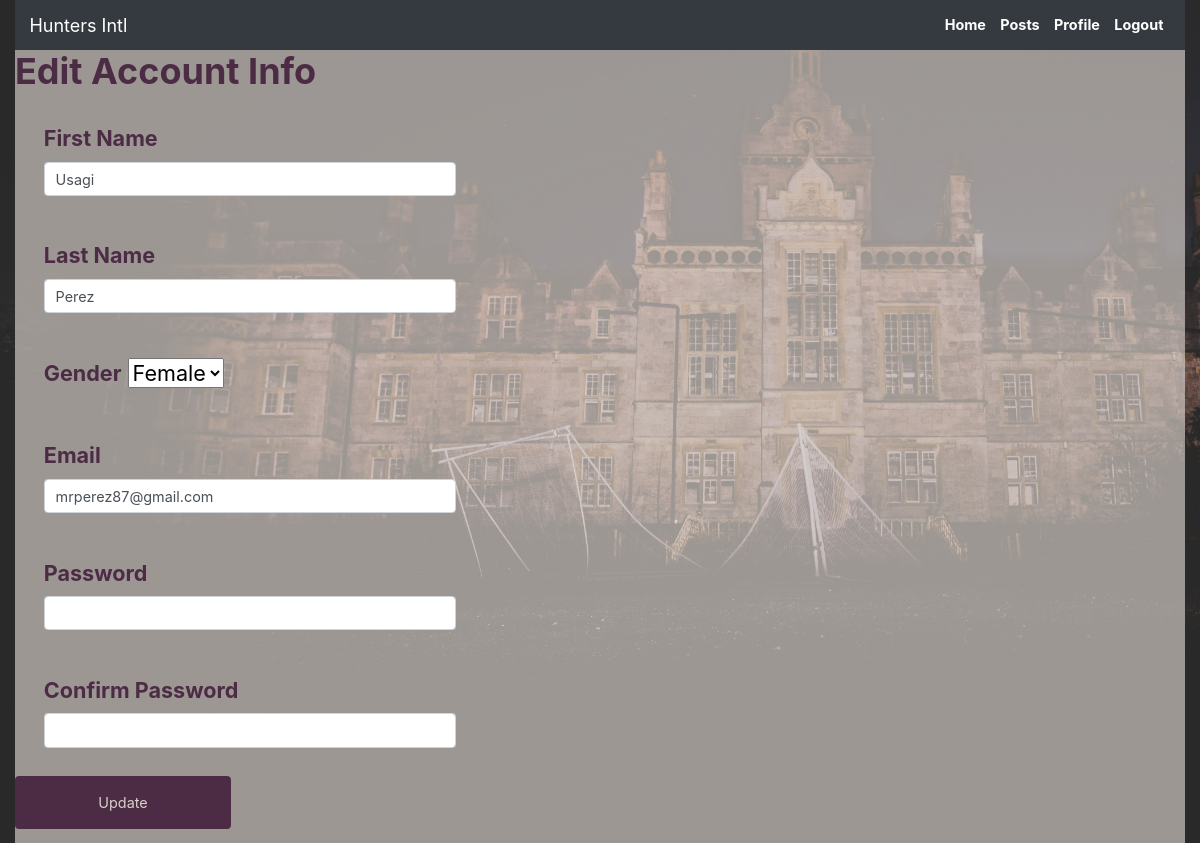
The page /edit_pg/3 on the database its author committed.
### hunter_app/models.py (models this page shows)
class User(models.Model):
    first_name = models.CharField(max_length=50)
    last_name = models.CharField(max_length=50)
    gender = models.CharField(max_length=6)
    email = models.CharField(max_length=255)
    password = models.CharField(max_length=255)
    confirm_pw = models.CharField(max_length=255)
    objects = UserManager()

### hunter_app/views.py (the view)
# urls.py: path('edit_pg/<int:id>', views.edit_pg),
def edit_pg(request,id):
    context = {
        'user': User.objects.get(id=id)
    }
    return render(request, 'edit.html', context)

### hunter_app/templates/edit.html (shortened to what this page needs)
<!DOCTYPE html>
<html lang="en">
<head>
    <link rel="stylesheet" href="https://cdn.jsdelivr.net/npm/bootstrap@4.6.0/dist/css/bootstrap.min.css">
    {% load static %}
    <link rel="stylesheet" href="{% static 'css/style.css' %}">
</head>
<body>
    <div class="container-fluid">
        <header>
            <nav class="navbar navbar-expand-lg navbar-dark bg-dark">
            <a class="navbar-brand" href="/success">Hunters Intl</a>
                <div class="collapse navbar-collapse" id="navbarNav">
                    <ul class="navbar-nav ml-auto">
                        <li class="nav-item">
                            <a class="nav-link active" aria-current="page" href="/user_profile/{{user.id}}"><b>Home</b></a>
                        </li>
                        <li class="nav-item">
                            <a class="nav-link active" aria-current="page" href="/success"><b>Posts</b></a>
                        </li>
                        <li class="nav-item">
                            <a class="nav-link active" aria-current="page" href="/edit_pg/{{user.id}}"><b>Profile</b></a>
                        </li>
                        <li class="nav-item">
                            <a class="nav-link active" aria-current="page" href="/logout"><b>Logout</b></a>
                        </li>
                    </ul>
                </div>
            </nav>
        </header>
        <div class="wrapper">
            <div class="row">
                <div class="col-5">
                    <h1>Edit Account Info</h1>
                    <form action="/edit/{{user.id}}" method="POST">
                        <div class="form-group">
                            <label for="first_name">First Name</label>
                            <input name="first_name" type="text" class="form-control" value="{{user.first_name}}">
                        </div>
                        <div class="form-group">
                            <label for="last_name">Last Name</label>
                            <input name="last_name" type="text" class="form-control" value="{{user.last_name}}">
                        </div>
                        <div class="form-group">
                            <label for="gender">Gender</label>
                            <select name="gender" class="gender">
                                <option value="{{user.gender}}">{{user.gender}}</option>
                            </select>
                        </div>
                        <div class="form-group">
                            <label for="email">Email</label>
                            <input name="email" type="text" class="form-control" value="{{user.email}}">
                        </div>
                        <div class="form-group">
                            <label for="password">Password</label>
                            <input name="password" type="password" class="form-control">
                        </div>
                        <div class="form-group">
                            <label for="confirm_password">Confirm Password</label>
                            <input name="confirm_password" type="password" class="form-control">
                        </div>
                        <div class="form_group">
                            <button class="btn btn-dark" type="submit">Update</button>
                        </div>
                    </form>
                </div>
            </div>
        </div>
    </div>
</body>
</html>

### hunter_app/static/css/style.css (style rules this page uses)
:root { font-family: 'Franklin Gothic Medium', 'Arial Narrow', Arial, sans-serif; font-size: 90%; color: #4c2c44; }
.wrapper { background-color: #d8d1caa8; }
.gender { text-transform: capitalize; }
body { background-image: url('../image/castle.jpg'); background-size: cover; background-repeat: no-repeat; background-color: #333; background-attachment: fixed; }
* { box-sizing: border-box; margin: 0; padding: 0; }
h1, h2, h3, h4 { margin-bottom: 1rem; }
h1 { font-size: 5 rem; color:#4c2c44; font-weight: bold; margin-bottom: 1rem; }
label { font-weight: bold; }
.form-group { color: #4c2c44; font-size: 1.5rem; padding: 1rem; margin: 1rem; border-radius: 25px; }
.btn { font-size: 1rem; padding: 1rem; width: 15rem; text-align: center; border: 0.1rem solid #4c2c44; margin-bottom: 1rem; text-decoration: none; color: #d8d1ca; background-color: #4c2c44; }

### rows shown on the page
User: first_name "Usagi", last_name "Perez", gender "female", email "mrperez87@gmail.com"
